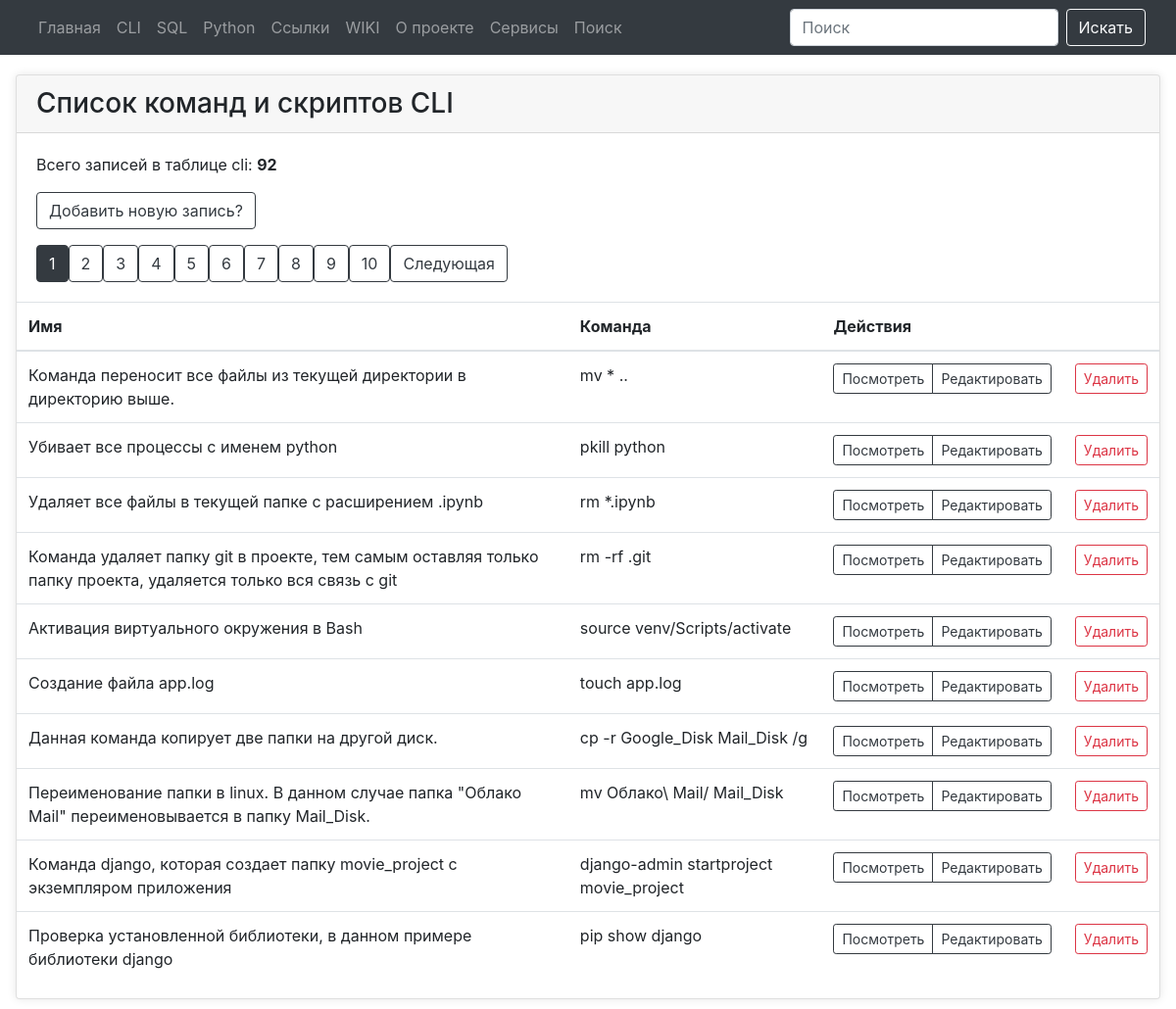
/cli, run on the app's committed database.
### tables this page shows
CREATE TABLE "cli" (
  "cli_id" INTEGER PRIMARY KEY AUTOINCREMENT,
  "cli_command" TEXT NOT NULL,
  "cli_name" TEXT NOT NULL,
  "cli_date_add" TIMESTAMP DEFAULT CURRENT_TIMESTAMP,
  "cli_date_edit" TEXT
);

### modules/cli/cli_posts.py (the view)
@bp.route("/cli")
def cli_posts():
    page = request.args.get('page', 1, type=int)
    conn = connect.get_db_connection()
    cur = conn.cursor()
    cli_list_count = int(cur.execute("SELECT COUNT(*) FROM cli").fetchone()[0])
    offset = (page - 1) * PER_PAGE
    cli_list = conn.execute(
        "SELECT * FROM cli ORDER BY 1 DESC LIMIT ? OFFSET ?",
        (PER_PAGE, offset)
    ).fetchall()
    conn.close()
    total_pages = (cli_list_count + PER_PAGE - 1) // PER_PAGE
    return render_template("cli/cli_posts.html",
                           cli_list=cli_list,
                           cli_list_count=cli_list_count,
                           page=page,
                           total_pages=total_pages,
                           )

### modules/connect.py (called while the page is built)
def get_db_connection():
    db_path = os.path.join(BASE_DIR, '../database.db')
    conn = sqlite3.connect(db_path, timeout=30)
    conn.row_factory = sqlite3.Row
    return conn

### templates/cli/cli_posts.html (shortened to what this page needs)
{% extends "base.html" %} {% block title %}Команды CLI{% endblock %} {% block content %}
<div class="card mb-4">
   <div class="card-header h3">Список команд и скриптов CLI</div>
   <div class="card-body">
      <p class="card-text">
         Всего записей в таблице cli: <b>{{ cli_list_count }}</b></p>
      <a href="{{ url_for('add_cli_post.add_cli_post') }}" class="btn btn-outline-dark"></i>
         Добавить новую
         запись?</a>
      <div class="pagination">
         {% for p in range(1, total_pages + 1) %}
         <a href="{{ url_for('cli_posts.cli_posts', page=p) }}"
            class="btn btn-outline-dark {% if p == page %}active{% endif %}">{{ p }}</a>
         {% endfor %}
         {% if page < total_pages %} <a href="{{ url_for('cli_posts.cli_posts', page=page+1) }}"
            class="btn btn-outline-dark">Следующая</a>
            {% endif %}
      </div>
   </div>
   <table class="table">
      <thead>
         <tr>
            <th>Имя</th>
            <th>Команда</th>
            <th colspan="2">Действия</th>
         </tr>
      </thead>
      <tbody>
         {% for cli_list in cli_list %}
         <tr>
            <td>{{ cli_list['cli_name'] }}</td>
            <td>{{ cli_list['cli_command'] }}</td>
            <td>
               <div class="btn-group" role="group" aria-label="Действия">
                  <a href="{{ url_for('get_view_cli_post.get_view_cli_post', cli_id=cli_list['cli_id']) }}"
                     class="btn btn-outline-dark btn-sm">
                     Посмотреть
                  </a>
                  <a href="{{ url_for('edit_cli_post.edit_cli_post', cli_id=cli_list['cli_id']) }}"
                     class="btn btn-outline-dark btn-sm">
                     Редактировать
                  </a>
               </div>
            </td>
            <td>
               <form action="{{ url_for('delete_cli_post.delete_cli_post', cli_id=cli_list['cli_id'])}}" method="POST"
                  class="d-inline">
                  <button type="submit" class="btn btn-outline-danger btn-sm"
                     onclick="return confirm('Вы точно уверены что хотите удалить запись?')">
                     Удалить
                  </button>
               </form>
            </td>
         </tr>
         {% endfor %}
      </tbody>
   </table>
</div>
{% endblock %}

### static/styles.css (style rules this page uses)
body { background-color: #f8f9fa; }
.card { border: none; box-shadow: 0 0 10px rgba(0, 0, 0, 0.1); }
.card { margin: 1rem; }

### data on the page
cli: cli_name "Команда переносит все файлы из текущей директории в директорию выше.", cli_command "mv * .."
cli: cli_name "Убивает все процессы с именем python", cli_command "pkill python"
cli: cli_name "Удаляет все файлы в текущей папке с расширением .ipynb", cli_command "rm *.ipynb"
cli: cli_name "Команда удаляет папку git в проекте, тем самым оставляя только папку проекта, удаляется только вся связь с git", cli_command "rm -rf .git"
cli: cli_name "Активация виртуального окружения в Bash", cli_command "source venv/Scripts/activate"
cli: cli_name "Создание файла app.log", cli_command "touch app.log"
cli: cli_name "Данная команда копирует две папки на другой диск.", cli_command "cp -r Google_Disk Mail_Disk /g"
cli: cli_name "Переименование папки в linux. В данном случае папка \"Облако Mail\" переименовывается в папку Mail_Disk.", cli_command "mv Облако\\ Mail/ Mail_Disk"
cli: cli_name "Команда django, которая создает папку movie_project с экземпляром приложения", cli_command "django-admin startproject movie_project"
cli: cli_name "Проверка установленной библиотеки, в данном примере библиотеки django", cli_command "pip show django"

### other printed values
{{ cli_list_count }} "92"
{{ p }} "1" "2" "3" "4" "5" "6" "7" "8" "9" "10"
